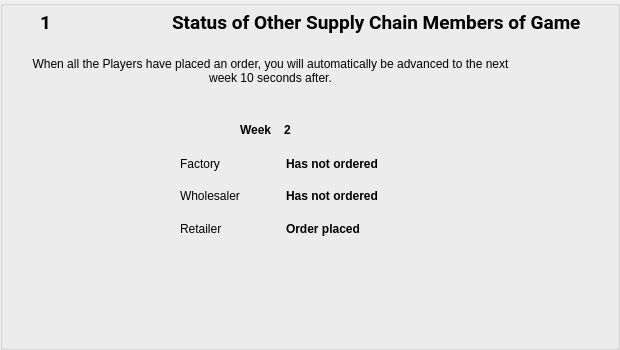
     <widget class="QGroupBox" name="groupBox_7">
      <property name="geometry">
       <rect>
        <x>42</x>
        <y>358</y>
        <width>620</width>
        <height>350</height>
       </rect>
      </property>
      <property name="styleSheet">
       <string notr="true"/>
      </property>
      <property name="title">
       <string/>
      </property>
      <widget class="QLabel" name="label_397">
       <property name="geometry">
        <rect>
         <x>20</x>
         <y>50</y>
         <width>501</width>
         <height>41</height>
        </rect>
       </property>
       <property name="text">
        <string>When all the Players have placed an order, you will automatically be advanced to the next week 10 seconds after.</string>
       </property>
       <property name="alignment">
        <set>Qt::AlignCenter</set>
       </property>
       <property name="wordWrap">
        <bool>true</bool>
       </property>
      </widget>
      <widget class="QWidget" name="layoutWidget_98">
       <property name="geometry">
        <rect>
         <x>180</x>
         <y>150</y>
         <width>205</width>
         <height>92</height>
        </rect>
       </property>
       <layout class="QHBoxLayout" name="horizontalLayout_137">
        <item>
         <layout class="QVBoxLayout" name="verticalLayout_59">
          <item>
           <widget class="QLabel" name="label_398">
            <property name="text">
             <string>Factory</string>
            </property>
           </widget>
          </item>
          <item>
           <widget class="QLabel" name="label_400">
            <property name="text">
             <string>Wholesaler</string>
            </property>
           </widget>
          </item>
          <item>
           <widget class="QLabel" name="label_401">
            <property name="text">
             <string>Retailer</string>
            </property>
           </widget>
          </item>
         </layout>
        </item>
        <item>
         <layout class="QVBoxLayout" name="verticalLayout_60">
          <item>
           <widget class="QLabel" name="label_402">
            <property name="font">
             <font>
              <weight>75</weight>
              <bold>true</bold>
             </font>
            </property>
            <property name="text">
             <string>Has not ordered</string>
            </property>
           </widget>
          </item>
          <item>
           <widget class="QLabel" name="label_404">
            <property name="font">
             <font>
              <weight>75</weight>
              <bold>true</bold>
             </font>
            </property>
            <property name="text">
             <string>Has not ordered</string>
            </property>
           </widget>
          </item>
          <item>
           <widget class="QLabel" name="label_405">
            <property name="font">
             <font>
              <weight>75</weight>
              <bold>true</bold>
             </font>
            </property>
            <property name="text">
             <string>Order placed</string>
            </property>
           </widget>
          </item>
         </layout>
        </item>
       </layout>
      </widget>
      <widget class="QWidget" name="layoutWidget_99">
       <property name="geometry">
        <rect>
         <x>240</x>
         <y>120</y>
         <width>57</width>
         <height>19</height>
        </rect>
       </property>
       <layout class="QHBoxLayout" name="horizontalLayout_138">
        <item>
         <widget class="QLabel" name="label_406">
          <property name="font">
           <font>
            <weight>75</weight>
            <bold>true</bold>
           </font>
          </property>
          <property name="text">
           <string>Week</string>
          </property>
         </widget>
        </item>
        <item>
         <widget class="QLabel" name="label_407">
          <property name="font">
           <font>
            <weight>75</weight>
            <bold>true</bold>
           </font>
          </property>
          <property name="text">
           <string>2</string>
          </property>
          <property name="alignment">
           <set>Qt::AlignCenter</set>
          </property>
         </widget>
        </item>
       </layout>
      </widget>
      <widget class="QWidget" name="layoutWidget_100">
       <property name="geometry">
        <rect>
         <x>40</x>
         <y>10</y>
         <width>541</width>
         <height>25</height>
        </rect>
       </property>
       <layout class="QHBoxLayout" name="horizontalLayout_139">
        <item>
         <widget class="QLabel" name="label_408">
          <property name="font">
           <font>
            <family>Roboto</family>
            <pointsize>14</pointsize>
            <weight>75</weight>
            <bold>true</bold>
           </font>
          </property>
          <property name="text">
           <string>1</string>
          </property>
          <property name="alignment">
           <set>Qt::AlignLeading|Qt::AlignLeft|Qt::AlignVCenter</set>
          </property>
         </widget>
        </item>
        <item>
         <widget class="QLabel" name="label_409">
          <property name="font">
           <font>
            <family>Roboto</family>
            <pointsize>14</pointsize>
            <weight>75</weight>
            <bold>true</bold>
           </font>
          </property>
          <property name="text">
           <string>Status of Other Supply Chain Members of Game</string>
          </property>
         </widget>
        </item>
       </layout>
      </widget>
     </widget>
